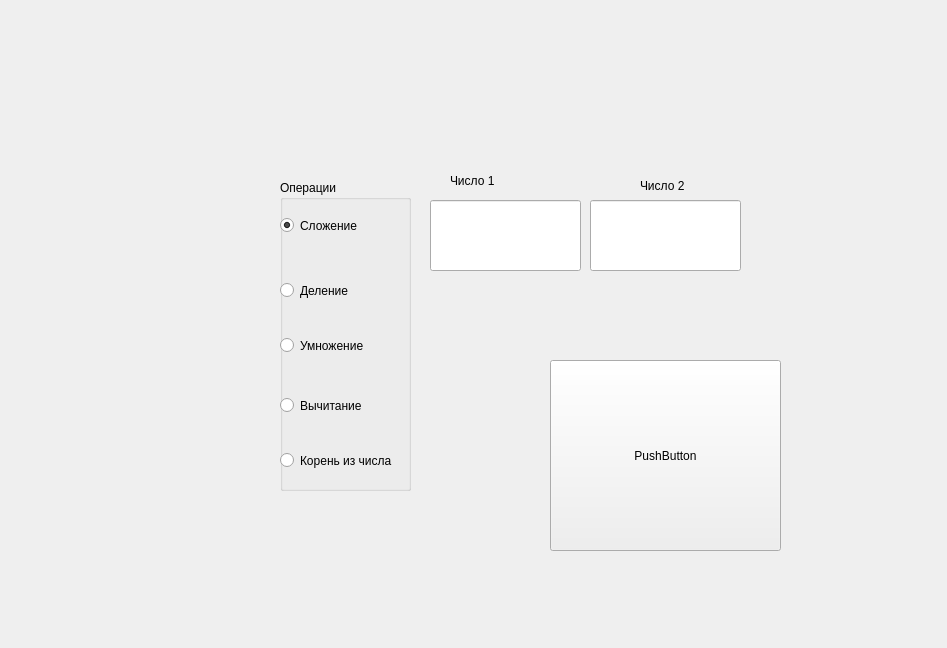
<?xml version="1.0" encoding="UTF-8"?>
<ui version="4.0">
 <class>Widget</class>
 <widget class="QWidget" name="Widget">
  <property name="geometry">
   <rect>
    <x>0</x>
    <y>0</y>
    <width>947</width>
    <height>648</height>
   </rect>
  </property>
  <property name="windowTitle">
   <string>Widget</string>
  </property>
  <widget class="QGroupBox" name="Func">
   <property name="geometry">
    <rect>
     <x>280</x>
     <y>180</y>
     <width>131</width>
     <height>311</height>
    </rect>
   </property>
   <property name="title">
    <string>Операции</string>
   </property>
   <widget class="QRadioButton" name="mul">
    <property name="geometry">
     <rect>
      <x>0</x>
      <y>120</y>
      <width>161</width>
      <height>91</height>
     </rect>
    </property>
    <property name="text">
     <string>Умножение</string>
    </property>
   </widget>
   <widget class="QRadioButton" name="sum">
    <property name="geometry">
     <rect>
      <x>0</x>
      <y>10</y>
      <width>131</width>
      <height>71</height>
     </rect>
    </property>
    <property name="text">
     <string>Сложение</string>
    </property>
    <property name="checkable">
     <bool>true</bool>
    </property>
    <property name="checked">
     <bool>true</bool>
    </property>
   </widget>
   <widget class="QRadioButton" name="div">
    <property name="geometry">
     <rect>
      <x>0</x>
      <y>70</y>
      <width>131</width>
      <height>81</height>
     </rect>
    </property>
    <property name="text">
     <string>Деление</string>
    </property>
   </widget>
   <widget class="QRadioButton" name="sub">
    <property name="geometry">
     <rect>
      <x>0</x>
      <y>190</y>
      <width>101</width>
      <height>71</height>
     </rect>
    </property>
    <property name="text">
     <string>Вычитание</string>
    </property>
   </widget>
   <widget class="QRadioButton" name="sqrt">
    <property name="geometry">
     <rect>
      <x>0</x>
      <y>270</y>
      <width>121</width>
      <height>21</height>
     </rect>
    </property>
    <property name="text">
     <string>Корень из числа</string>
    </property>
   </widget>
  </widget>
  <widget class="QPushButton" name="resbutton">
   <property name="geometry">
    <rect>
     <x>550</x>
     <y>360</y>
     <width>231</width>
     <height>191</height>
    </rect>
   </property>
   <property name="text">
    <string>PushButton</string>
   </property>
  </widget>
  <widget class="QLabel" name="labelOp1">
   <property name="geometry">
    <rect>
     <x>450</x>
     <y>150</y>
     <width>141</width>
     <height>61</height>
    </rect>
   </property>
   <property name="text">
    <string>Число 1</string>
   </property>
  </widget>
  <widget class="QLabel" name="labelOp2">
   <property name="geometry">
    <rect>
     <x>640</x>
     <y>150</y>
     <width>141</width>
     <height>71</height>
    </rect>
   </property>
   <property name="text">
    <string>Число 2</string>
   </property>
  </widget>
  <widget class="QLabel" name="resultLabel">
   <property name="geometry">
    <rect>
     <x>450</x>
     <y>20</y>
     <width>231</width>
     <height>121</height>
    </rect>
   </property>
   <property name="text">
    <string/>
   </property>
  </widget>
  <widget class="QLineEdit" name="operand1">
   <property name="geometry">
    <rect>
     <x>430</x>
     <y>200</y>
     <width>151</width>
     <height>71</height>
    </rect>
   </property>
  </widget>
  <widget class="QLineEdit" name="operand2">
   <property name="geometry">
    <rect>
     <x>590</x>
     <y>200</y>
     <width>151</width>
     <height>71</height>
    </rect>
   </property>
  </widget>
  <widget class="QLabel" name="errorlabel">
   <property name="geometry">
    <rect>
     <x>80</x>
     <y>30</y>
     <width>851</width>
     <height>131</height>
    </rect>
   </property>
   <property name="palette">
    <palette>
     <active>
      <colorrole role="WindowText">
       <brush brushstyle="SolidPattern">
        <color alpha="255">
         <red>255</red>
         <green>0</green>
         <blue>0</blue>
        </color>
       </brush>
      </colorrole>
     </active>
     <inactive>
      <colorrole role="WindowText">
       <brush brushstyle="SolidPattern">
        <color alpha="255">
         <red>255</red>
         <green>0</green>
         <blue>0</blue>
        </color>
       </brush>
      </colorrole>
     </inactive>
     <disabled>
      <colorrole role="WindowText">
       <brush brushstyle="SolidPattern">
        <color alpha="255">
         <red>120</red>
         <green>120</green>
         <blue>120</blue>
        </color>
       </brush>
      </colorrole>
     </disabled>
    </palette>
   </property>
   <property name="font">
    <font>
     <pointsize>22</pointsize>
     <stylestrategy>PreferDefault</stylestrategy>
    </font>
   </property>
   <property name="text">
    <string/>
   </property>
  </widget>
  <widget class="QLabel" name="Qwidget">
   <property name="geometry">
    <rect>
     <x>180</x>
     <y>10</y>
     <width>571</width>
     <height>111</height>
    </rect>
   </property>
   <property name="text">
    <string/>
   </property>
  </widget>
 </widget>
 <resources/>
 <connections/>
</ui>
